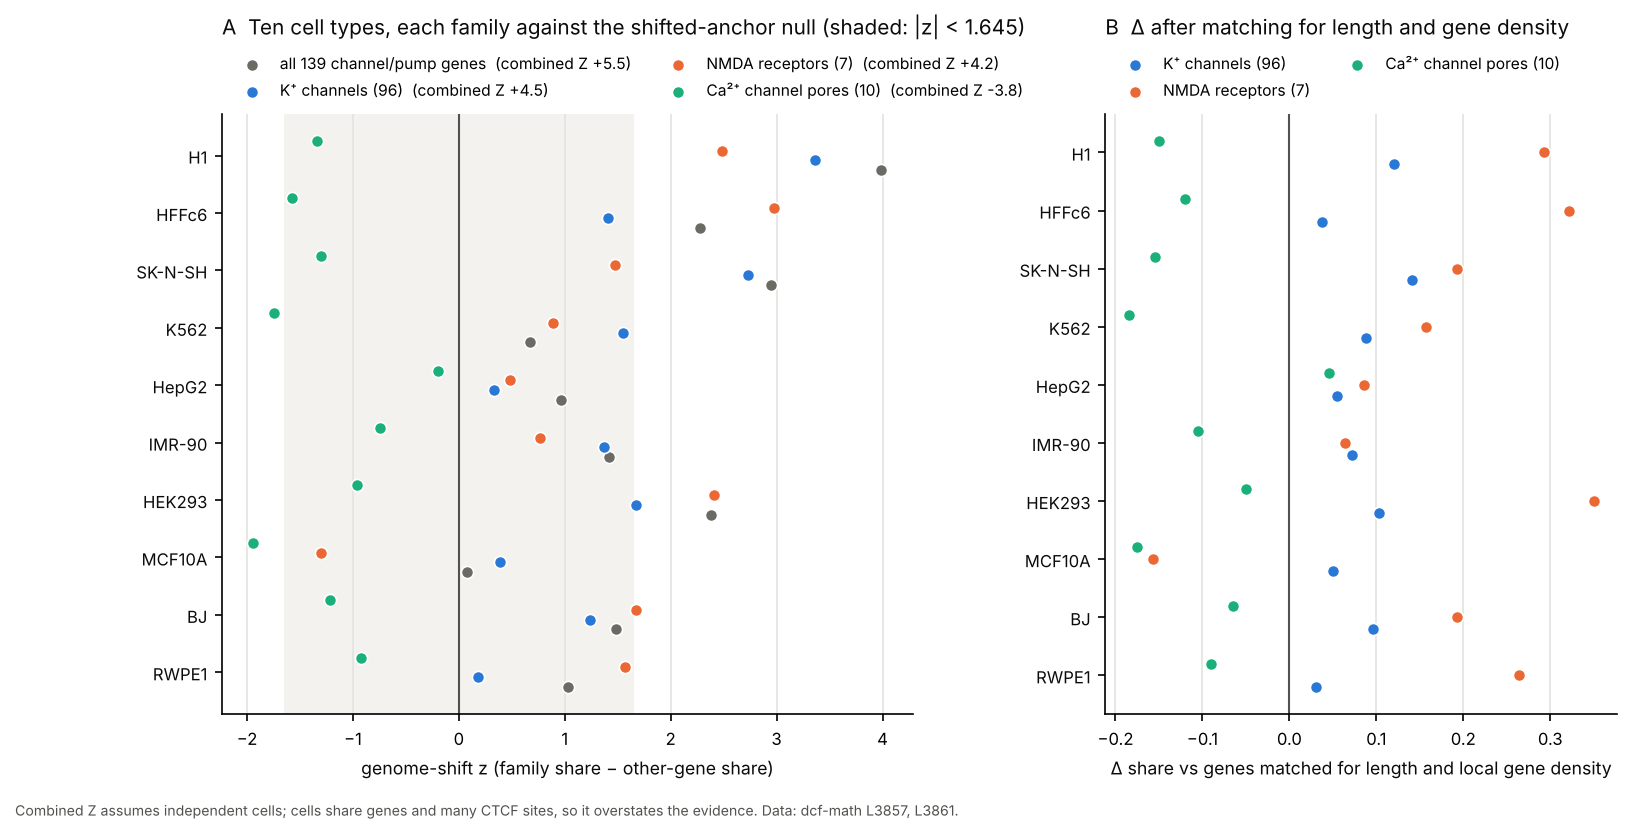

The Python source for this figure:
"""Manuscript 3, Figure 2 (L3865): per-cell genome-shift z for each family contrast (L3857 output) and the length+density-matched
Delta (L3861 output). argv: rounds/L3857_tool_output.txt rounds/L3861_tool_output.txt"""
import re, sys
import numpy as np, matplotlib; matplotlib.use('Agg'); import matplotlib.pyplot as plt
T = open(sys.argv[1]).read(); rows = [l for l in T.splitlines() if ' | KCN c ' in l]
cells = [r.split(' | ')[0] for r in rows]
Z = {f: [float(re.search(r'%s c [-+\d.]+ z ([-+\d.]+)' % f, r).group(1)) for r in rows] for f in ('KCN', 'GRIN', 'CACNA1', 'ALL')}
S = {f: float(z) for f, z in re.findall(r'STOUFFER (\S+) Z ([-+\d.]+)', T)}
U = [l for l in open(sys.argv[2]) if '| KCN ' in l]
DL = {f: [float(re.search(r'%s [\d.]+ ctrl [\d.]+ delta ([-+\d.]+)' % f, l).group(1)) for l in U] for f in ('KCN', 'GRIN', 'CACNA1')}
INK, MUTED, GRID = '#0b0b0b', '#52514e', '#e4e3df'; COL = {'KCN': '#2a78d6', 'GRIN': '#eb6834', 'CACNA1': '#1baf7a', 'ALL': '#6b6a64'}
LAB = {'KCN': 'K⁺ channels (96)', 'GRIN': 'NMDA receptors (7)', 'CACNA1': 'Ca²⁺ channel pores (10)', 'ALL': 'all 139 channel/pump genes'}
fig, (a1, a2) = plt.subplots(1, 2, figsize=(12, 5.2), dpi=150, gridspec_kw=dict(width_ratios=[1.35, 1], wspace=0.32))
y = np.arange(len(cells))[::-1]
for k, f in enumerate(['ALL', 'KCN', 'GRIN', 'CACNA1']):
    a1.scatter(Z[f], y + (k - 1.5) * 0.17, s=34, color=COL[f], edgecolor='white', lw=0.8, zorder=3, label='%s  (combined Z %+.1f)' % (LAB[f], S[f]))
a1.axvline(0, color=MUTED, lw=1); a1.axvspan(-1.645, 1.645, color='#f3f2ee', zorder=0)
a1.set_yticks(y); a1.set_yticklabels(cells, fontsize=8.5, color=INK); a1.set_xlabel('genome-shift z (family share − other-gene share)', fontsize=8.5, color=INK)
a1.grid(axis='x', color=GRID, lw=0.8, zorder=0); [a1.spines[s].set_visible(False) for s in ('top', 'right')]; a1.tick_params(labelsize=8)
a1.legend(frameon=False, fontsize=7.5, loc='lower left', bbox_to_anchor=(0, 1.0), ncol=2)
a1.set_title('A  Ten cell types, each family against the shifted-anchor null (shaded: |z| < 1.645)', loc='left', fontsize=10, color=INK, pad=38)
for k, f in enumerate(['KCN', 'GRIN', 'CACNA1']):
    a2.scatter(DL[f], y + (k - 1) * 0.2, s=34, color=COL[f], edgecolor='white', lw=0.8, zorder=3, label=LAB[f])
a2.axvline(0, color=MUTED, lw=1); a2.set_yticks(y); a2.set_yticklabels(cells, fontsize=8.5, color=INK)
a2.set_xlabel('Δ share vs genes matched for length and local gene density', fontsize=8.5, color=INK)
a2.grid(axis='x', color=GRID, lw=0.8, zorder=0); [a2.spines[s].set_visible(False) for s in ('top', 'right')]; a2.tick_params(labelsize=8)
a2.legend(frameon=False, fontsize=7.5, loc='lower left', bbox_to_anchor=(0, 1.0), ncol=2)
a2.set_title('B  Δ after matching for length and gene density', loc='left', fontsize=10, color=INK, pad=38)
fig.text(0.01, -0.02, 'Combined Z assumes independent cells; cells share genes and many CTCF sites, so it overstates the evidence. Data: dcf-math L3857, L3861.', fontsize=6.8, color=MUTED)
plt.savefig('/home/claude/dcf-math/figures/L3865_tencell_z.png', bbox_inches='tight'); print('saved')
